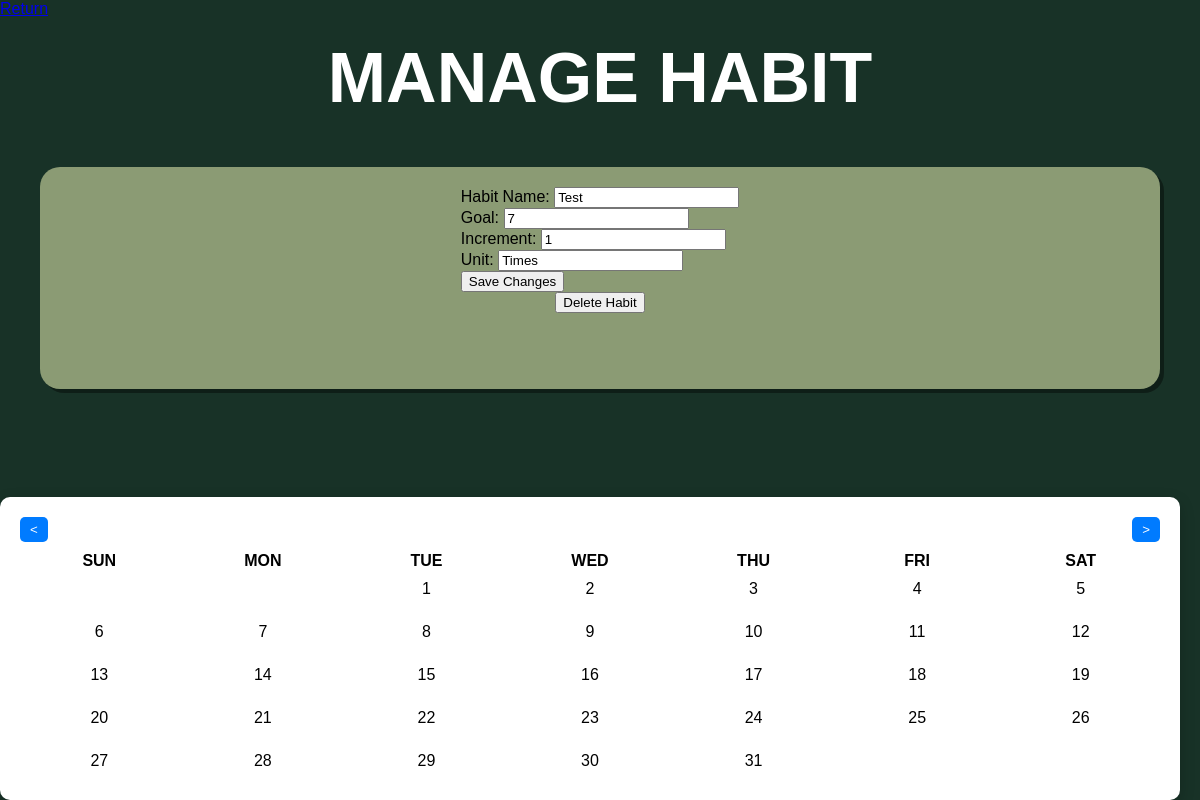
Page /ManageHabit.html?id=1 on the earlier database version.
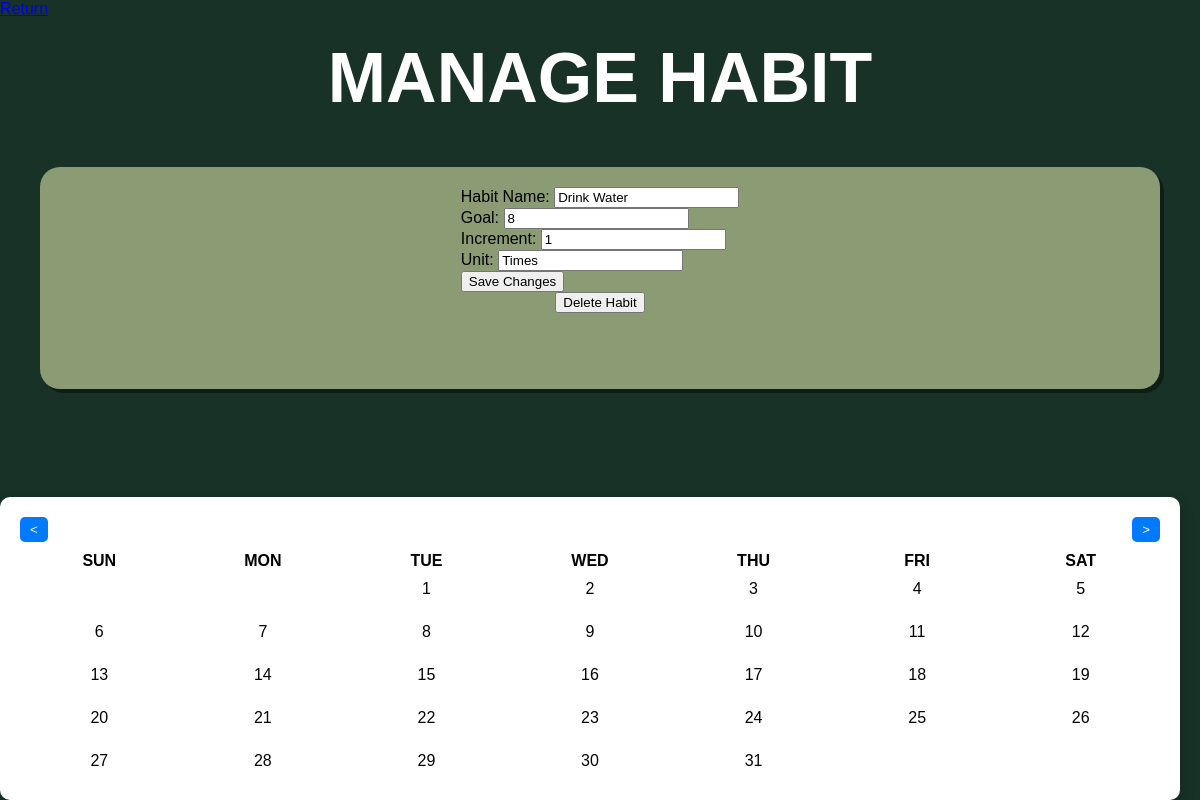
Same page on the later database version.
### tables this page shows
CREATE TABLE habits (
        id INTEGER PRIMARY KEY AUTOINCREMENT,
        Name TEXT NOT NULL,
        Goal INTEGER NOT NULL,
        Increment INTEGER NOT NULL,
        Unit TEXT NOT NULL,
        Progress INTEGER DEFAULT 0,
        Streak INTEGER DEFAULT 0
    );

### app.py (the view, shortened to what this page needs)
@app.route('/ManageHabit.html', methods=['GET'])
@app.route('/ManageHabit/<int:year>/<int:month>', methods=['GET', 'POST'])
def manage_habit(year=None, month=None):
    habit_id = request.args.get('id', type=int)
    errors = []
    habit = None
    if habit_id:
        habit = get_habit_by_id(habit_id)
        if not habit:
            errors.append('Habit not found')
    current_date = datetime(year or datetime.today().year, month or datetime.today().month, 1)
    calendar_data = get_calendar_data(current_date)
    return render_template('ManageHabit.html', calendar_data=calendar_data, current_date=current_date, habit=habit)

### app.py (called while the page is built)
def get_db_connection():
    conn = sqlite3.connect('Tracker.db')
    conn.row_factory = sqlite3.Row
    return conn

def get_calendar_data(date):
    first_day_of_month = date.replace(day=1)
    first_weekday, days_in_month = calendar.monthrange(date.year, date.month)
    days = []
    for day in range(1, days_in_month + 1):
        full_date = date.replace(day=day).strftime('%Y-%m-%d')
        status = date_statuses.get(full_date, None)  # Get status from date_statuses
        days.append({'day': day, 'full_date': full_date, 'status': status})
    month_year = date.strftime('%B %Y')
    return {
        'month_year': month_year,
        'days': days,
        'first_weekday': first_weekday,
    }

def get_habit_by_id(habit_id):
    conn = get_db_connection()
    cursor = conn.cursor()
    cursor.execute("SELECT * FROM habits WHERE id = ?", (habit_id,))
    habit = cursor.fetchone()
    conn.close()
    return habit

### templates/ManageHabit.html (shortened to what this page needs)
<!DOCTYPE html>
<html lang="en">
<head>
    <link rel="stylesheet" href="/static/styles.css">
</head>
<body>
    <div class="top-container">
        <a href="/Habit.html">Return</a>
        <h1>MANAGE HABIT</h1>
    </div>
    <div class="habit-info-container">
        <form action="/ManageHabit/{{ current_date.year }}/{{ current_date.month }}" method="POST">
          <label for="habit">Habit Name:</label>
          <input type="text" id="name" name="name" value="{{habit['Name']}}" required><br>
          <label for="goal">Goal:</label>
          <input type="number" id="goal" name="goal" value="{{habit['Goal']}}" required><br>
          <label type="text">Increment:</label>
          <input type="number" id="increment" name="increment" value="{{habit['Increment']}}" required><br>
          <label for="unit">Unit:</label>
          <input type="text" id="unit" name="unit" value="{{habit['unit']}}" required><br>
          <button type="submit">Save Changes</button>
        </form>
        <form action="/ManageHabit/{{ current_date.year }}/{{ current_date.month }}" method="POST">
          <button type="submit">Delete Habit</button>
        </form>
    </div>
    <br>
    <div class="calendar">
        <div class="header">
          <button onclick="window.location.href='/ManageHabit/{{ current_date.year - 1 if current_date.month == 1 else current_date.year }}/{{ 12 if current_date.month == 1 else current_date.month - 1 }}'">&lt;</button>
          <h1>{{ calendar_data.month_year }}</h1>
          <button onclick="window.location.href='/ManageHabit/{{ current_date.year + 1 if current_date.month == 12 else current_date.year }}/{{ 1 if current_date.month == 12 else current_date.month + 1 }}'">&gt;</button>
        </div>
        <div class="days">
          <div>Sun</div>
          <div>Mon</div>
          <div>Tue</div>
          <div>Wed</div>
          <div>Thu</div>
          <div>Fri</div>
          <div>Sat</div>
        </div>
        <div class="dates" style="display: grid; grid-template-columns: repeat(7, 1fr);">
          {% for _ in range(calendar_data.first_weekday) %}
            <div></div>
          {% endfor %}
          {% for day in calendar_data.days %}
            <div class="{{ day.status }}">
              {{ day.day }}
            </div>
          {% endfor %}
        </div>
      </div>
</body>
</html>

### static/styles.css (style rules this page uses)
body { background-color: #183227; font-family: 'Arial', sans-serif; margin: 0; box-sizing: border-box; height: 100vh; display: flex; font-style: bold; flex-direction: column; cursor: url('default_cursor.png') 64 64, auto; }
h1 { text-align: center; margin-top: 20px; color: #fff; font-size: 70px; }
.habit-info-container { width: 90%; margin: 2px auto; margin-bottom: 90px; flex: 1; background-color: #8b9b74; border-radius: 20px; display: flex; flex-direction: column; align-items: center; overflow-y: auto; padding: 20px; box-shadow: 4px 4px rgba(0, 0, 0, 0.4); }
.calendar { width: 95%; background: white; border-radius: 10px; box-shadow: 0 5px 15px rgba(0, 0, 0, 0.2); padding: 20px; }
.header { display: flex; justify-content: space-between; align-items: center; margin-bottom: 10px; }
.header button { border: none; background: #007bff; color: white; padding: 5px 10px; border-radius: 5px; cursor: pointer; }
.header h1 { margin: 0; font-size: 1.2rem; text-align: center; }
.days, .dates { display: grid; grid-template-columns: repeat(7, 1fr); gap: 5px; text-align: center; }
.days div { font-weight: bold; text-transform: uppercase; }
.dates div { padding: 10px; border-radius: 5px; cursor: pointer; }

Differences in the rows shown:
changed habits "Times": name "Test" → "Drink Water"; goal "7" → "8"
